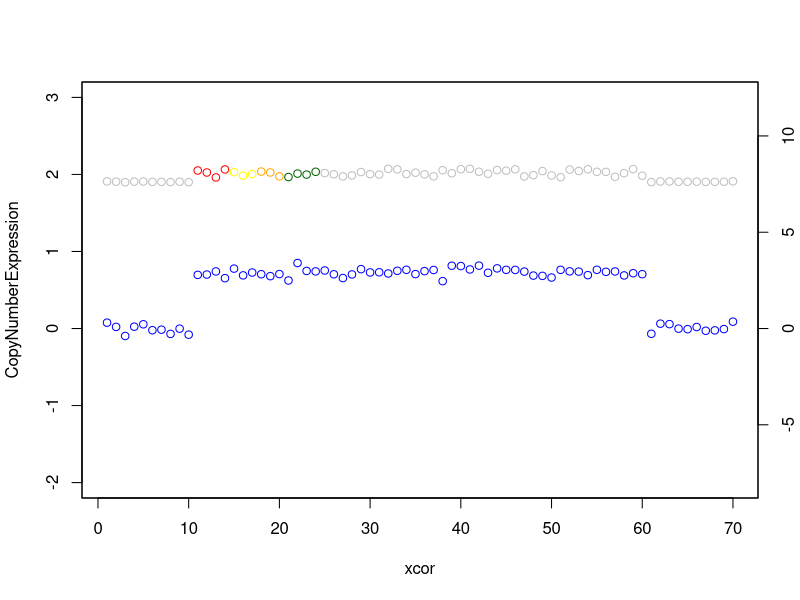
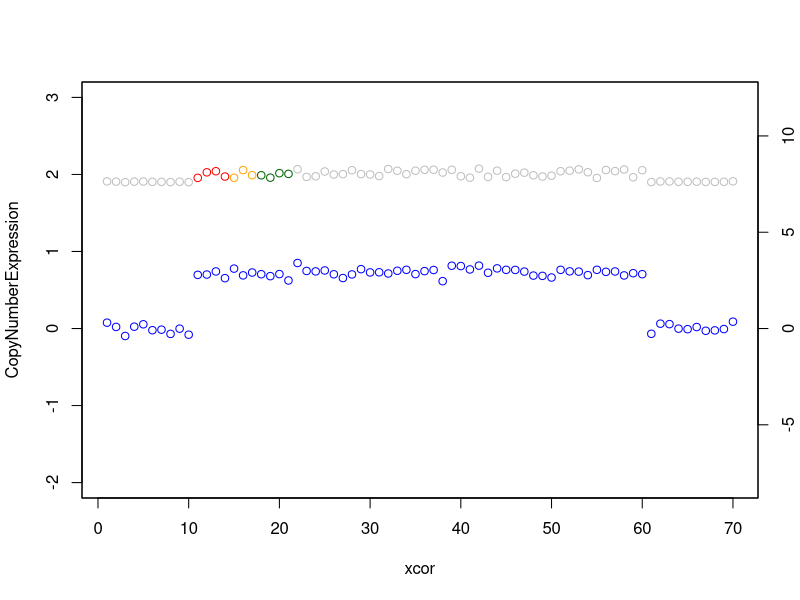
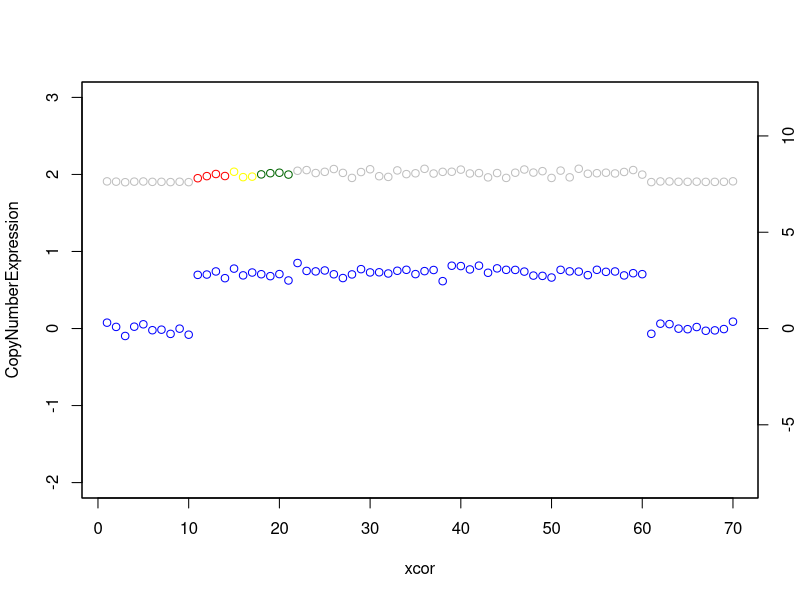
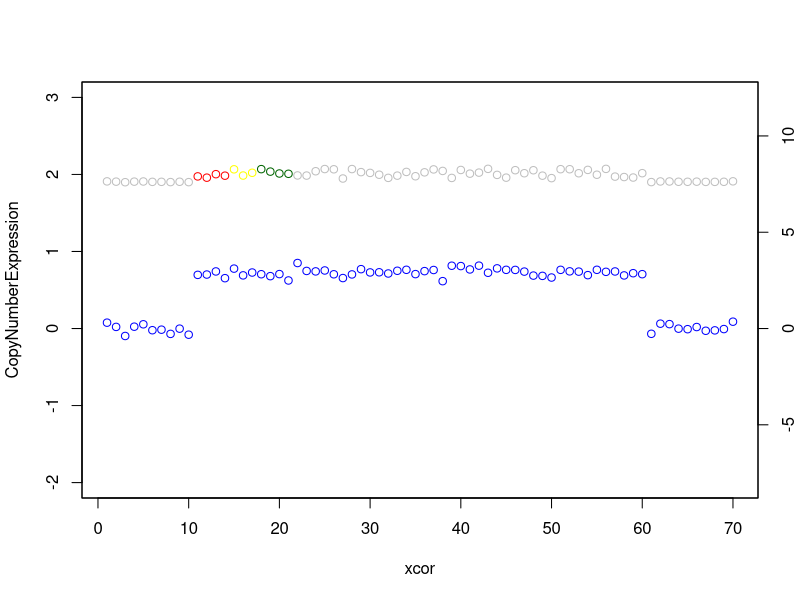
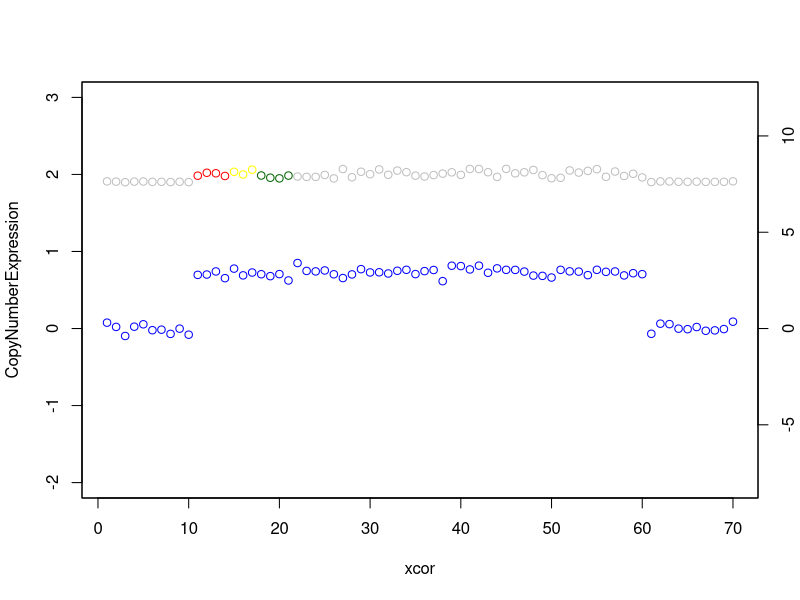
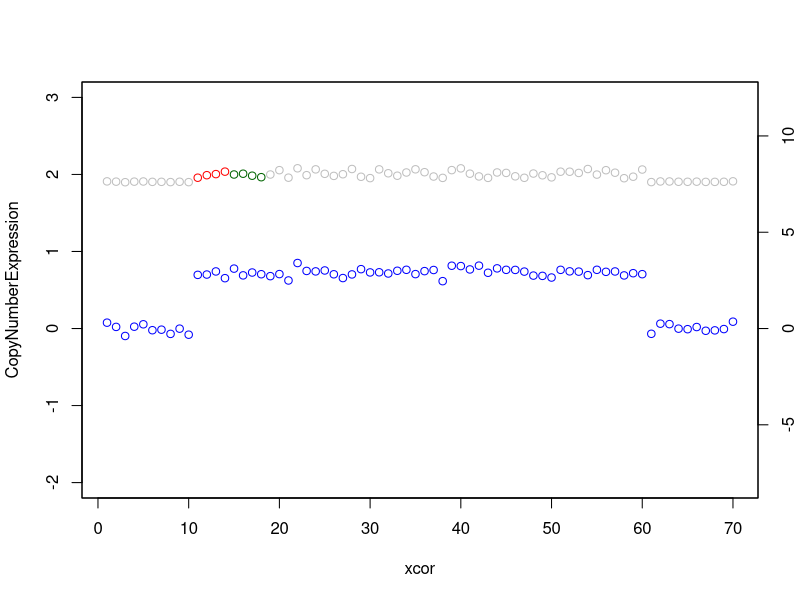
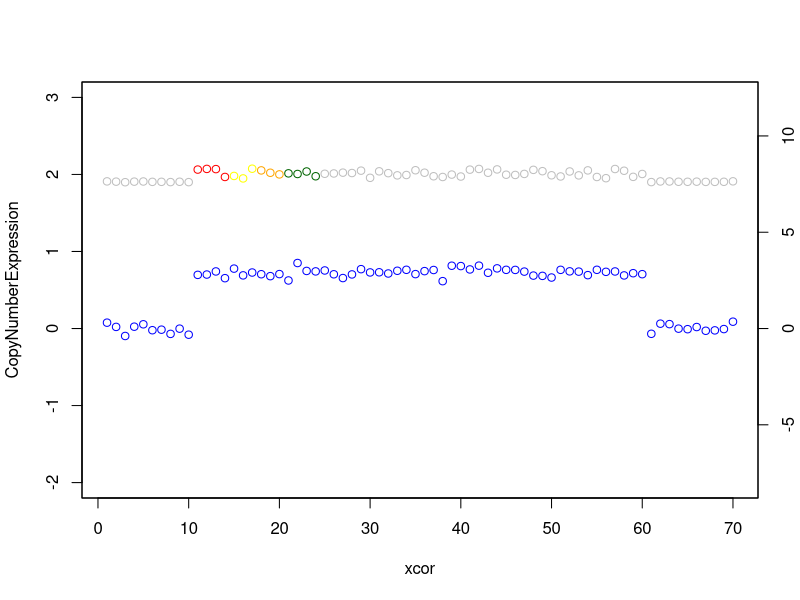
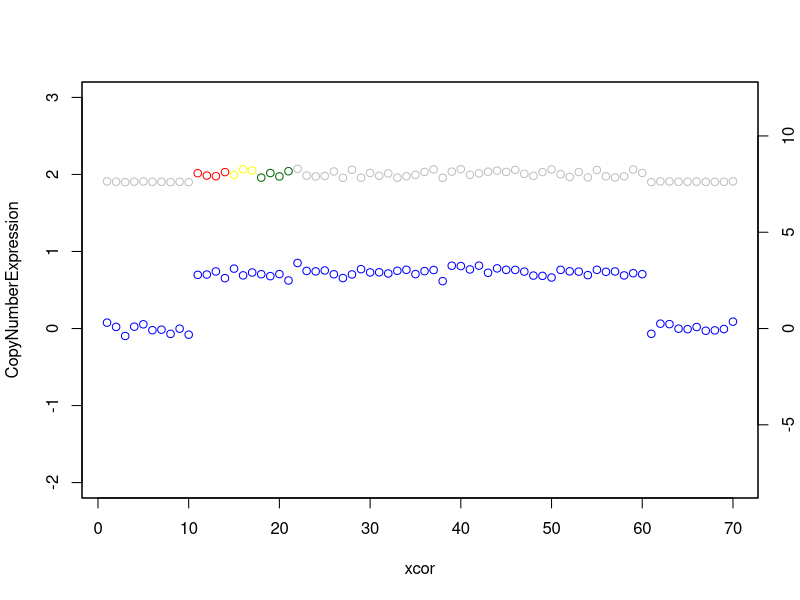

R code for these plots, in order:


# User tells us: /file/path/to/probetypes Linear /file/path/to/typelocatinons ...an so on for types..
# In /file/path/to/probetypes(per line): 100,6 -> number of genes , M(6).
# Linear -> (Linear,Sigmoid,StepWise).
# In /file/path/to/typelocatinons(per line): T1(1,2) -> Where to put T1 genes given their x values. 5 lines in total that represent the gene types
args = commandArgs()






#set.seed(1)
# Probes -> sequence of dna used measure copy number(in/outfProbes) (spot in microarray)



# Formulae:
# M(c) = log2 [(c · Pt + 2 · (1 − Pt))/2], where Pt = U(0.3, 0.7)
# N(µ = M(2), σ^{2} = S^{2}), where S = U(min = 0.1, max = 0.3) --> Baseline

# Setup functions and values:
CellAdmixture <- function(value){
  Pt <- runif(1,0.3,0.7)
  Result <- log2( (value * Pt + 2 *(1-Pt))/2 )
  return(Result)
}
Variance <- function(value){
  return(runif(1,0.1,0.3)**2)
}




# Copy Number Simulation Types

NormalCell <- function(NumberOfProbes){
return(c(rnorm(NumberOfProbes,CellAdmixture(2),Variance())))
}

GainNarrowMediumAberration1 <- function(NumberOfProbes){
return(c(rnorm(NumberOfProbes,CellAdmixture(6),Variance())))
}

# Get Copy number
GetCopyNumber <- function(Value){
  #return(round(2*(2**Value),0))
  return(2*(2**Value))
}


# Gene Expression Simulation (without adding True/False positives)
LinearExpression <- function(Vector){
  TempVector <- c()
  for (i in Vector){
    CurrCopyNum <- GetCopyNumber(i)
    CurrValue <- 2*CurrCopyNum+2
    if (CurrCopyNum >= 3 | CurrCopyNum == 0 | CurrCopyNum == 1){
      TempVector <- c(TempVector,runif(1,CurrValue,CurrValue+0.5))
    }else{
      TempVector <- c(TempVector,CurrValue)
    }
  }
  return(TempVector)
}

SigmoidExpression <- function(Vector){
  TempVector <- c()
  for (i in Vector){
    CurrCopyNum <- GetCopyNumber(i)
    el = (CurrCopyNum/2) + 2
    CurrValue <- 8/(1+exp(-1*el))
    if (CurrCopyNum >= 3 | CurrCopyNum == 0 | CurrCopyNum == 1){
      TempVector <- c(TempVector,runif(1,CurrValue,CurrValue+0.5))
    }else{
      TempVector <- c(TempVector,CurrValue)
    }
  }
  return(TempVector)
}


StepWiseExpression <- function(Vector){
  TempVector <- c()
  for (i in Vector){
    CurrCopyNum <- GetCopyNumber(i)

    if (CurrCopyNum < 1){
      CurrValue <- 2
    }else if (CurrCopyNum <= 2 & CurrCopyNum >= 1){
      CurrValue <- 6
    }else if (CurrCopyNum < 4 & CurrCopyNum > 2){
      CurrValue <- 10
    }else if (CurrCopyNum <= 8 & CurrCopyNum >= 4){
      CurrValue <- 12
    }else{
      CurrValue <- 14
    }


    if (CurrCopyNum >= 3 | CurrCopyNum == 0 | CurrCopyNum == 1){
      TempVector <- c(TempVector,runif(1,CurrValue,CurrValue+0.5))
    }else{
      TempVector <- c(TempVector,CurrValue)
    }
  }
  return(TempVector)
}

NormalExpression <- function(NumberOfProbes){
  return(c(rnorm(NumberOfProbes,6,sqrt(2))))
}


GenerateComplementaryGeneExpression <- function(Vector,Mode){
  TempVector = c()
  #if(Mode =="Normal"){
  #
  #  return(TempVector)
  #}


  for(i in Vector){

    if(Mode == "Linear"){

        TempVector = c(TempVector,LinearExpression(c(i)))
  
    }else if(Mode == "Sigmoid"){


        TempVector = c(TempVector,SigmoidExpression(c(i)))

    }else if (Mode=="StepWise"){
        TempVector = c(TempVector,StepWiseExpression(c(i)))
    }
  }

  return(TempVector)

}


CopyErrorCheck <- function(ProbeVector){
  TempVector <- c()
  for(i in 1:length(ProbeVector)){
    if(round(GetCopyNumber(ProbeVector[i])) != 2){
      TempVector <- c(TempVector,c(i))
    }

  }

  return(TempVector)
} 

LossList <- function(ProbeVector){

  TempVector <- c()
  for(i in 1:length(ProbeVector)){
    
    if(round(GetCopyNumber(ProbeVector[i])) < 2){
      TempVector <- c(TempVector,c(i))
    }

  }

  return(TempVector)



}

AmplifictionList <- function(ProbeVector){

  TempVector <- c()
  for(i in 1:length(ProbeVector)){

    if(round(GetCopyNumber(ProbeVector[i])) > 2){
      TempVector <- c(TempVector,c(i))
    }

  }

  return(TempVector)


}


# Ask for user input (which gene should get the type I,II,etc.)
# Hold x values for each Gene Position
GenePositionsTypeI = c() 
GenePositionsTypeII = c()
GenePositionsTypeIII = c()
GenePositionsTypeIV = c()
GenePositionsTypeV = c()

NumberOfTypeI = 3
NumberOfTypeII = 3
NumberOfTypeIII = 3
NumberOfTypeIV = 3
NumberOfTypeV = 3



CopyNumberExpression = c(NormalCell(10),GainNarrowMediumAberration1(50),NormalCell(10))

# To help decide where to put typeI-V genes If User does not specifiy anything in terms of location
ProbeRegionsWithCopyNumberProblems = CopyErrorCheck(CopyNumberExpression)  # For Type I - III
ProbeRegionsWithCopyNumberLoss = LossList(CopyNumberExpression) # For Type IV
ProbeRegionsWithCopyNumberGain = AmplifictionList(CopyNumberExpression) # For Type V



NumberOfPatients = 10
ModelType = "Sigmoid"
TotalNumberOfProbes = length(CopyNumberExpression)

# Setting probabilites of genes types:
#TypeI appears in all patients
#TypeII appears in 75%
NumberofTypeIIs = round(0.75 * NumberOfPatients)
GraphsThatWillHaveTypeIIs = c()
for(i in 1:NumberofTypeIIs){
  GraphsThatWillHaveTypeIIs = c(GraphsThatWillHaveTypeIIs,1)
}
for(i in 1:(NumberOfPatients-NumberofTypeIIs)){
  GraphsThatWillHaveTypeIIs = c(GraphsThatWillHaveTypeIIs,0)
}
GraphsThatWillHaveTypeIIs = sample(GraphsThatWillHaveTypeIIs)

#TypeIII appears in 50%
NumberofTypeIIIs = round(0.50 * NumberOfPatients)
GraphsThatWillHaveTypeIIIs = c()
for(i in 1:NumberofTypeIIIs){
  GraphsThatWillHaveTypeIIIs = c(GraphsThatWillHaveTypeIIIs,1)
}
for(i in 1:(NumberOfPatients-NumberofTypeIIIs)){
  GraphsThatWillHaveTypeIIIs = c(GraphsThatWillHaveTypeIIIs,0)
}
GraphsThatWillHaveTypeIIIs = sample(GraphsThatWillHaveTypeIIIs)



# Still have to add user input version! & Fix Indexes
# https://thomasleeper.com/Rcourse/Tutorials/plotcolors.html
for(k in 1:NumberOfPatients){

      GeneExpression = GenerateComplementaryGeneExpression(CopyNumberExpression,ModelType)
      # Color Change
      IndexCounter = 1
      # InsertTypeI
      IndexestoChangeColorOfTypeI = c()
      for(i in 0:NumberOfTypeI){
        IndexestoChangeColorOfTypeI <- c(IndexestoChangeColorOfTypeI ,c(ProbeRegionsWithCopyNumberProblems[IndexCounter])) 
        IndexCounter =  IndexCounter + 1
      }

      IndexestoChangeColorOfTypeII = c()
      if(GraphsThatWillHaveTypeIIs[k] == 1){
        for(i in 1:NumberOfTypeII){
        IndexestoChangeColorOfTypeII <- c(IndexestoChangeColorOfTypeII ,c(ProbeRegionsWithCopyNumberProblems[IndexCounter])) 
        IndexCounter =  IndexCounter + 1
      }
      }
       
      IndexestoChangeColorOfTypeIII = c()
      if(GraphsThatWillHaveTypeIIIs[k] == 1){
        for(i in 1:NumberOfTypeIII){
        IndexestoChangeColorOfTypeIII <- c(IndexestoChangeColorOfTypeIII ,c(ProbeRegionsWithCopyNumberProblems[IndexCounter])) 
        IndexCounter =  IndexCounter + 1
      }
      }     

      IndexestoChangeColorOfTypeIV = c()
      if(length(ProbeRegionsWithCopyNumberLoss) != 0){
          for(i in 0:NumberOfTypeIV){
            IndexestoChangeColorOfTypeIV <- c(IndexestoChangeColorOfTypeIV ,c(ProbeRegionsWithCopyNumberLoss[IndexCounter])) 
            GeneExpression[ProbeRegionsWithCopyNumberLoss[IndexCounter]] <- rnorm(4,sqrt(0.5))
            IndexCounter =  IndexCounter + 1
          }
      }
      
      IndexestoChangeColorOfTypeV = c()
      if(length(ProbeRegionsWithCopyNumberGain) != 0){
          for(i in 0:NumberOfTypeV){
            IndexestoChangeColorOfTypeV <- c(IndexestoChangeColorOfTypeV ,c(ProbeRegionsWithCopyNumberGain[IndexCounter])) 
            GeneExpression[ProbeRegionsWithCopyNumberLoss[IndexCounter]] <- rnorm(12,sqrt(0.5))
            IndexCounter =  IndexCounter + 1
          }
      }

      xcor <- 1:TotalNumberOfProbes
      print("Generating Graphs")
      plot(xcor,CopyNumberExpression,col = "blue",  ylim=c(-2,3))
      par(new = TRUE)
      plot(xcor,GeneExpression ,xaxt = "n", yaxt = "n",
          ylab = "", xlab = "", col=ifelse(xcor %in% IndexestoChangeColorOfTypeI,"red",ifelse(xcor %in% IndexestoChangeColorOfTypeII,"yellow",ifelse(xcor %in% IndexestoChangeColorOfTypeIII,"orange",ifelse(xcor %in% IndexestoChangeColorOfTypeIV,"purple",ifelse(xcor %in% IndexestoChangeColorOfTypeV,"darkgreen","gray"))))), lty = 2,ylim=c(-8,12))
      axis(side = 4)
      print("Graphs Generated.")
      print("=======")
}

